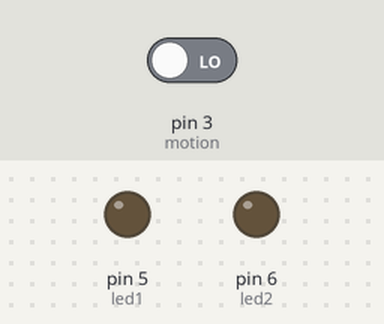
Bench run of a sketch on a simulated Arduino Mega 2560, built with avr-gcc and run on an emulated ATmega2560. On the bench: output pins drawn as LEDs (lit = HIGH). Dashed ring = blinking. The inputs (shaded band) are chosen by the test bench; at power-on: pin 3 (motion) LOW.

Above: at 1.2 s.
1.3 s: pin 3 (motion) driven HIGH
At 1.7 s:
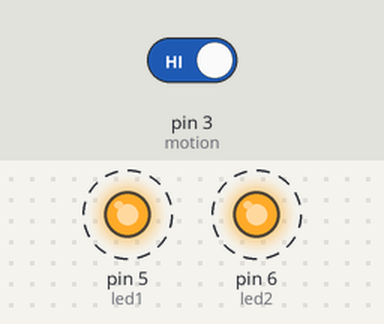
4.3 s: pin 3 (motion) driven LOW
At 5.1 s:
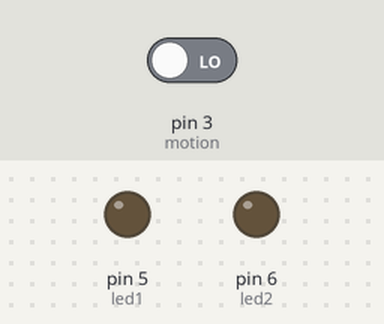
Timing chart, 0 to 7.3 s (numbered marks = the images above; inputs shaded):
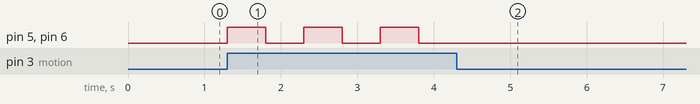

The sketch:

SerialFlashLights.ino
```cpp
/*
 *Blinks two Leds when motion detected and
 *sends serial message to serial_flash_pi_side.py
 */


//variables
int led1 = 5;
int led2 = 6;
int motion = 3;
int wait = 500; //500ms = 1/2s

void setup() {
  //put your setup code here, to run once:
  pinMode(led1, OUTPUT);
  pinMode(led2, OUTPUT);
  pinMode(motion, INPUT);
  Serial1.begin(9600);
}

void loop() {
  //put your main code here, to run repeatedly:
  if (digitalRead(motion) == HIGH) {
    Serial1.println("Motion detected!");
    digitalWrite(led1, HIGH);
    digitalWrite(led2, HIGH);
    delay(wait);
    digitalWrite(led1, LOW);
    digitalWrite(led2, LOW);
    delay(wait);
  }
}
```

Measured:
- after the input at 1.3 s, pin 5 (led1), pin 6 (led2): alternates HIGH for 0.50 s and LOW for 0.50 s, starting at once
- after the input at 4.3 s, pin 5 (led1), pin 6 (led2): stops changing and stays LOW
